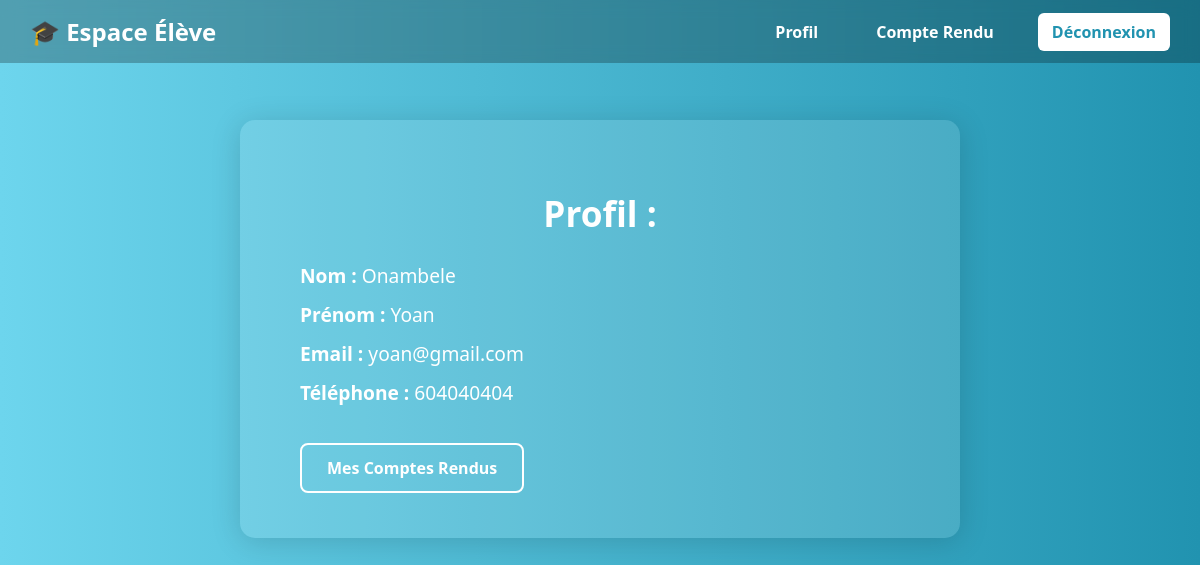
/FICHIER/profil_eleve.php (signed in), run on the app's committed database.
### tables this page shows
CREATE TABLE `utilisateur` (
  `num` int(10) NOT NULL,
  `nom` varchar(100) NOT NULL,
  `prenom` varchar(100) NOT NULL,
  `tel` int(20) NOT NULL,
  `email` varchar(100) NOT NULL,
  `motdepasse` varchar(100) NOT NULL,
  `type` int(1) NOT NULL,
  `option` int(1) NOT NULL,
  `num_stage` int(10) NOT NULL,
  `code_verification` varchar(10) DEFAULT NULL
);

### FICHIER/profil_eleve.php (the view, shortened to what this page needs)
<?php
$pdo = new PDO('mysql:host=localhost;dbname=projet_jawed;charset=utf8', 'root', '');
$pdo->setAttribute(PDO::ATTR_ERRMODE, PDO::ERRMODE_EXCEPTION);
$stmt = $pdo->prepare("SELECT * FROM utilisateur WHERE email = ?");
$stmt->execute([$_SESSION['Sid']]);
$user = $stmt->fetch(PDO::FETCH_ASSOC);
?>
<!DOCTYPE html>
<html lang="fr">
<head>
    <link rel="stylesheet" href="profil_eleve.css">
</head>
<body>
<header>
    <nav class="navbar">
        <div class="logo">🎓 Espace Élève</div>
        <ul class="nav-links">
            <li><a href="profil_eleve.php">Profil</a></li>
            <li><a href="compterendu_eleve.php">Compte Rendu</a></li>
            <li><a href="logout.php" class="logout">Déconnexion</a></li>
        </ul>
    </nav>
</header>
<main class="content">
    <div class="profile-box">
        <h1>Profil :</h1>
        <div class="profile-info">
            <p><strong>Nom :</strong> <?= htmlspecialchars($user['nom']) ?></p>
            <p><strong>Prénom :</strong> <?= htmlspecialchars($user['prenom']) ?></p>
            <p><strong>Email :</strong> <?= htmlspecialchars($user['email']) ?></p>
            <p><strong>Téléphone :</strong> <?= htmlspecialchars($user['tel']) ?></p>
        </div>
        <a href="compterendu_eleve.php" class="btn secondary">Mes Comptes Rendus</a>
    </div>
</main>
</body>
</html>

### FICHIER/profil_eleve.css (style rules this page uses)
body { margin: 0; font-family: 'Segoe UI', Tahoma, Geneva, Verdana, sans-serif; background: linear-gradient(to right, #6dd5ed, #2193b0); color: white; min-height: 100vh; display: flex; flex-direction: column; }
header { width: 100%; background: rgba(0, 0, 0, 0.25); backdrop-filter: blur(8px); position: fixed; top: 0; left: 0; z-index: 100; }
.navbar { max-width: 1200px; margin: auto; display: flex; justify-content: space-between; align-items: center; padding: 15px 30px; }
.logo { font-size: 1.5em; font-weight: bold; }
.nav-links { list-style: none; display: flex; gap: 30px; margin: 0; padding: 0; }
.nav-links a { text-decoration: none; color: white; font-weight: 600; transition: 0.3s ease; padding: 8px 14px; border-radius: 6px; }
.nav-links .logout { background-color: white; color: #2193b0; font-weight: bold; transition: 0.3s; }
.content { flex-grow: 1; display: flex; justify-content: center; align-items: flex-start; padding-top: 120px; }
.profile-box { background: rgba(255, 255, 255, 0.12); padding: 45px 60px; border-radius: 15px; box-shadow: 0 4px 30px rgba(0, 0, 0, 0.15); text-align: left; max-width: 600px; width: 90%; }
.profile-box h1 { font-size: 2.2em; margin-bottom: 25px; text-align: center; }
.profile-info p { font-size: 1.2em; margin: 12px 0; }
.profile-info strong { color: #fff; font-weight: bold; }
.btn { background-color: white; color: #2193b0; text-decoration: none; padding: 12px 25px; border-radius: 8px; display: inline-block; font-weight: bold; transition: 0.3s; margin-top: 25px; }
.btn.secondary { background-color: transparent; border: 2px solid white; color: white; }

### data on the page
utilisateur: nom "Onambele", prenom "Yoan", email "yoan@gmail.com", tel "604040404"
